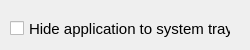
<?xml version="1.0" encoding="UTF-8"?>
<ui version="4.0">
 <class>MainWindow</class>
 <widget class="QMainWindow" name="MainWindow">
  <property name="geometry">
   <rect>
    <x>0</x>
    <y>0</y>
    <width>250</width>
    <height>50</height>
   </rect>
  </property>
  <property name="sizePolicy">
   <sizepolicy hsizetype="Fixed" vsizetype="Fixed">
    <horstretch>0</horstretch>
    <verstretch>0</verstretch>
   </sizepolicy>
  </property>
  <property name="minimumSize">
   <size>
    <width>250</width>
    <height>50</height>
   </size>
  </property>
  <property name="maximumSize">
   <size>
    <width>250</width>
    <height>50</height>
   </size>
  </property>
  <property name="windowTitle">
   <string>042.QT_Tray</string>
  </property>
  <widget class="QWidget" name="centralWidget">
   <widget class="QCheckBox" name="cbHideToTray">
    <property name="geometry">
     <rect>
      <x>10</x>
      <y>20</y>
      <width>221</width>
      <height>17</height>
     </rect>
    </property>
    <property name="font">
     <font>
      <pointsize>11</pointsize>
     </font>
    </property>
    <property name="text">
     <string>Hide application to system tray</string>
    </property>
   </widget>
  </widget>
 </widget>
 <layoutdefault spacing="6" margin="11"/>
 <resources/>
 <connections/>
</ui>
